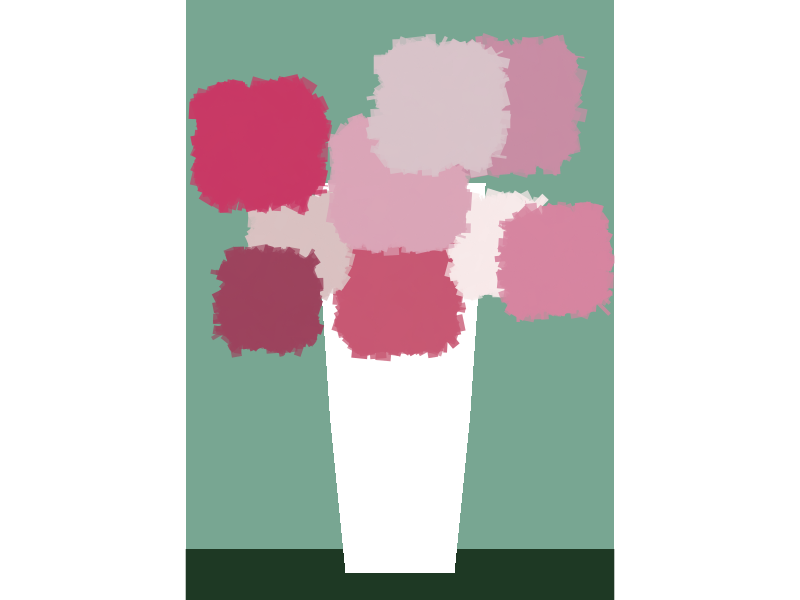

Write the R code that produced this figure.
library(ggplot2)
library(tibble)
library(dplyr)

# Function: Generate polar art data + map shade values to specific color codes
# Returns dataframe with pre-computed color values for each data point
polar_art_data_with_colors <- function(seed, n, palette_colors) {
  set.seed(seed)
  
  dat <- tibble(
    x0 = runif(n),          # Random x-coordinate for segment start (0-1)
    y0 = runif(n),          # Random y-coordinate for segment start (0-1)
    x1 = pmin(pmax(x0 + runif(n, min = -.2, max = .2), 0), 1),  # Segment end x (constrained to 0-1)
    y1 = pmin(pmax(y0 + runif(n, min = -.2, max = .2), 0), 1),  # Segment end y (constrained to 0-1)
    shade = runif(n),       # Random shade value (0-1) for color mapping
    width = runif(n, min = 0.2, max = 1),  # Random segment width (0.2-1)
    alpha_val = runif(n, min = 0.6, max = 0.95),  # Random transparency (0.6-0.95)
    direction = sample(c("group1", "group2", "group3"), n, replace = TRUE)  # Random direction group
  ) %>%
    mutate(
      # Add small random offset to x1 based on direction group
      x1 = case_when(
        direction == "group1" ~ x1 + rnorm(n, 0, 0.008),
        direction == "group2" ~ x1 - rnorm(n, 0, 0.008),
        TRUE ~ x1
      ),
      # Add small random offset to y1 based on direction group
      y1 = case_when(
        direction == "group1" ~ y1 + rnorm(n, 0, 0.008),
        direction == "group2" ~ y1 - rnorm(n, 0, 0.008),
        TRUE ~ y1
      )
    )
  
  # Critical: Map 0-1 shade values to provided color palette (single color per palette entry)
  n_colors <- length(palette_colors)
  
  # Split shade range (0-1) into bins matching palette length, get bin indices
  color_indices <- as.integer(cut(dat$shade, 
                                  breaks = seq(0, 1, length.out = n_colors + 1),
                                  include.lowest = TRUE))
  
  # Sanitize indices to prevent out-of-bounds errors (force 1 to n_colors)
  color_indices <- pmin(pmax(color_indices, 1), n_colors)
  
  # Assign final color code to each data point
  dat$color_value <- palette_colors[color_indices]
  
  return(dat)
}

# Main function: Create square short vase with 9 flowers (each with unique single color)
# Fixed version - corrects color mapping logic and vase coordinates
square_vase_colorful_fixed <- function() {
  
  # Define 18 color codes (stored as list - NOTE: only first 9 entries are used for 9 flowers)
  # Each list entry = single color code for one flower
  palettes <- list(
    "#c75873","#D9C1C1","#F7E9E9",
    "#d685a0","#9c435d","#daa5b7",
    "#c83965","#c88da4","#d8c3c9",
    "#e0bcd0","#681a30","#efd6e8",
    "#d685a0","#c88da4","#d8c3c9",
    "#93031a","#ce9bc1","#c83965")
  
  # ========== 1. Define square vase coordinates (7 vertices for closed shape) ==========
  square_vase <- data.frame(
    x = c(1.8, 1.6, 1.4, 3.6, 3.4, 3.2, 1.8),  # Vase x-coordinates (left to right to close)
    y = c(0.0, 2.0, 5.0, 5.0, 2.0, 0.0, 0.0)   # Vase y-coordinates (bottom to top to bottom)
  )
  
  # ========== 2. Generate 9 flowers (each with unique position/size/color) ==========
  flowers_data <- list()  # Empty list to store each flower's data
  
  # Configuration for 9 flowers: seed/n/palette/x/y/scale/width multiplier
  # Each flower uses ONE color from the palettes list (palettes[[1]] to palettes[[9]])
  flower_configs <- list(
    list(seed = 101, n = 2000, palette = palettes[[1]], x = 2.5, y = 3.6, scale = 1.2, width_mult = 4),
    list(seed = 102, n = 1000, palette = palettes[[2]], x = 1.2, y = 4.2, scale = 1.0, width_mult = 3.5),
    list(seed = 103, n = 800, palette = palettes[[3]], x = 3.8, y = 4.2, scale = 1.0, width_mult = 3.5),
    list(seed = 104, n = 900, palette = palettes[[4]], x = 4.5, y = 4.0, scale = 1.1, width_mult = 3.5),
    list(seed = 105, n = 1000, palette = palettes[[5]], x = 0.8, y = 3.5, scale = 1.0, width_mult = 3.5),
    list(seed = 106, n = 3000, palette = palettes[[6]], x = 2.5, y = 5.0, scale = 1.3, width_mult = 4),
    list(seed = 107, n = 1000, palette = palettes[[7]], x = 0.7, y = 5.5, scale = 1.3, width_mult = 4),
    list(seed = 108, n = 1000, palette = palettes[[8]], x = 4.0, y = 6.0, scale = 1.3, width_mult = 4),
    list(seed = 109, n = 1000, palette = palettes[[9]], x = 3.0, y = 6.0, scale = 1.3, width_mult = 4)
  )
  
  # Loop through configurations to generate each flower's data
  for (i in seq_along(flower_configs)) {
    config <- flower_configs[[i]]
    
    # Generate flower data with pre-computed color values
    flower_data <- polar_art_data_with_colors(
      seed = config$seed,
      n = config$n,
      palette_colors = config$palette  # Pass SINGLE color code (not multi-color palette)
    ) %>%
      mutate(
        # Scale/position flower coordinates to vase layout
        x0 = config$x + (x0 - 0.5) * config$scale,
        y0 = config$y + (y0 - 0.5) * config$scale,
        x1 = config$x + (x1 - 0.5) * config$scale,
        y1 = config$y + (y1 - 0.5) * config$scale,
        # Scale segment width for flower size variation
        width = width * config$width_mult,
        # Assign unique ID to each flower
        flower_id = i
      )
    
    flowers_data[[i]] <- flower_data  # Add to flowers list
  }
  
  # Combine all flower dataframes into one
  all_flowers <- bind_rows(flowers_data)
  
  # ========== 3. Create final plot ==========
  ggplot() +
    # Background rectangle (large negative/positive bounds to cover entire plot area)
    annotate("rect", xmin = 1000, xmax = -1000, ymin = -100, ymax = 0.3,
             fill = "#1e3924", alpha = 1) +
    
    # Draw square vase (white fill)
    geom_polygon(data = square_vase, aes(x, y), fill = "white") +
    
    # Draw all flowers using pre-computed color values
    geom_segment(data = all_flowers,
                 aes(x = x0, y = y0, xend = x1, yend = y1,
                     colour = color_value,  # Use pre-assigned color codes (not gradient)
                     linewidth = width, 
                     alpha = alpha_val),
                 show.legend = FALSE) +
    
    # Critical: Use identity scale to render exact color codes (no color transformation)
    scale_colour_identity() +
  
    # Scale line width range for visible flower size variation
    scale_linewidth(range = c(1, 15)) +
  
    # Use exact alpha values (no transformation)
    scale_alpha_identity() +
    
    # Fix plot dimensions (square aspect ratio) and visible range
    coord_fixed(xlim = c(0, 5), ylim = c(0, 7)) +
  
    # Remove default plot elements (axes, grid, etc.)
    theme_void() +
  
    # Set plot background color (light pink)
    theme(
      panel.background = element_rect(fill = "#78a692", colour = NA),
      plot.background = element_rect(fill = "#78a692", colour = NA)
    )
}

# Save plot to file (high resolution for printing)
ggsave(
  filename = "vase_flowers.png",  # Output filename (change to .jpg if needed)
  plot = square_vase_colorful_fixed(),        # Plot object to save
  width = 3,                                  # Image width (inches)
  height = 4,                                 # Image height (inches)
  dpi = 300,                                  # Resolution (300 dpi = print quality)
  bg = "transparent"                          # Transparent background (avoids white borders)
)
